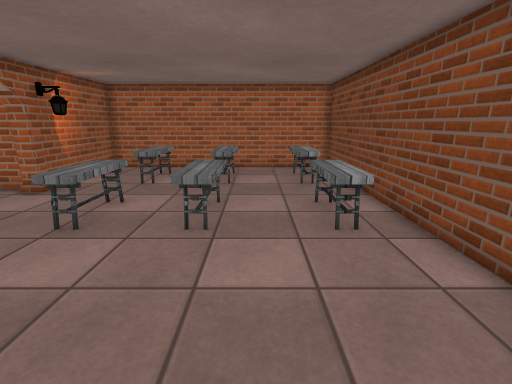
View 1 (above)

14 first-person views from a walk through a 3-D level made in the Unity game engine. The camera is 1.3 m above the floor, tilts 14° down and sees 85° across. The floor is counted in squares, 0.5 m on a side. Each view is taken from the middle of a square. On the plan, view 1 faces up. The plan holds only what a view shows up to about 19 squares ahead; the rest is blank. The place goes on beyond the plan. The player is left out. Door leaves are left out, so doorways stand open. Some surface patterns are stand-ins.

View 2
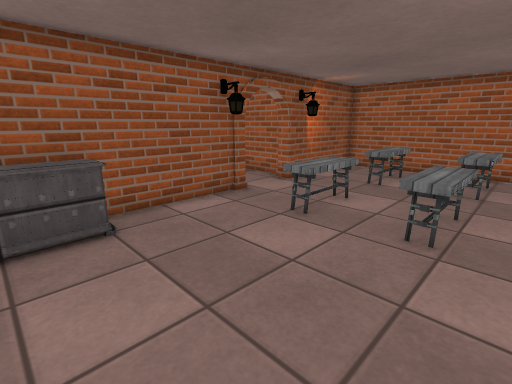

View 3
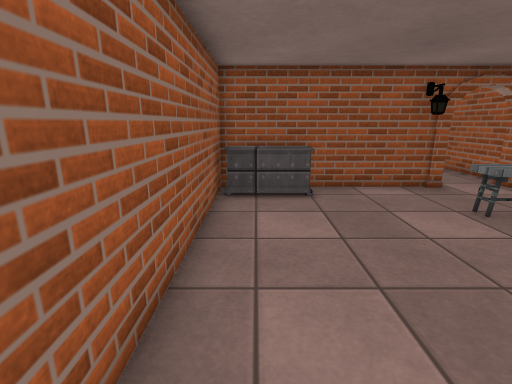

View 4
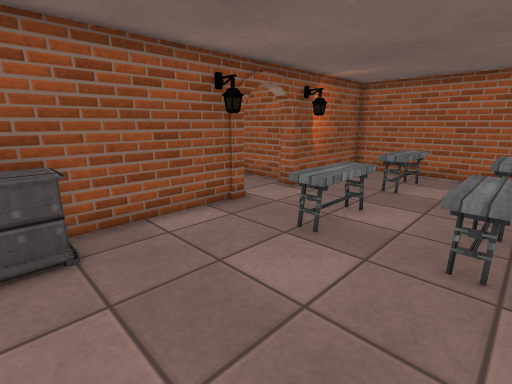

View 5
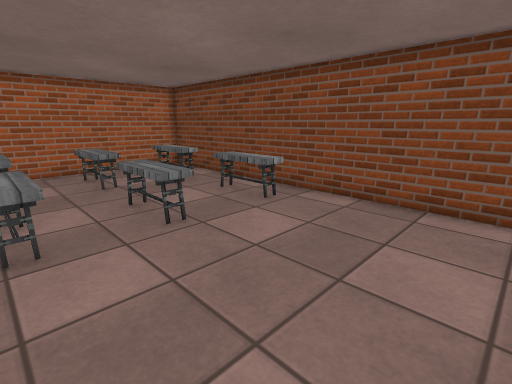

View 6
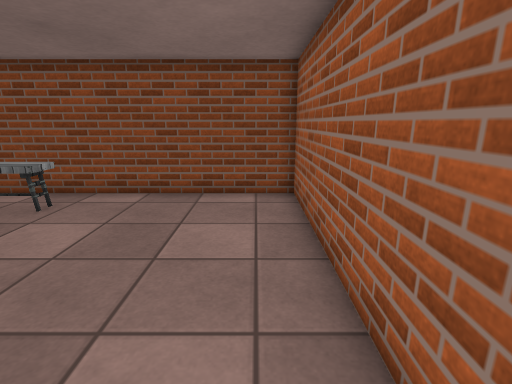

View 7
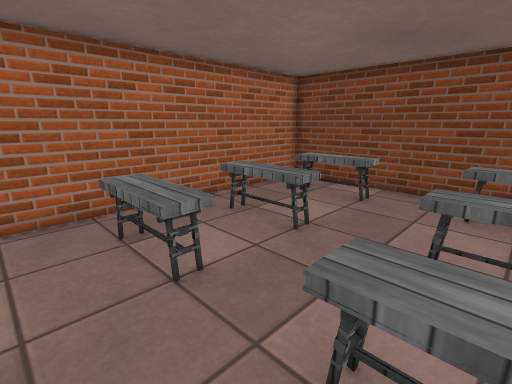

View 8
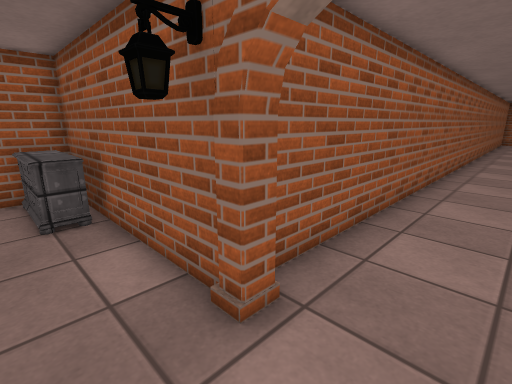

View 9
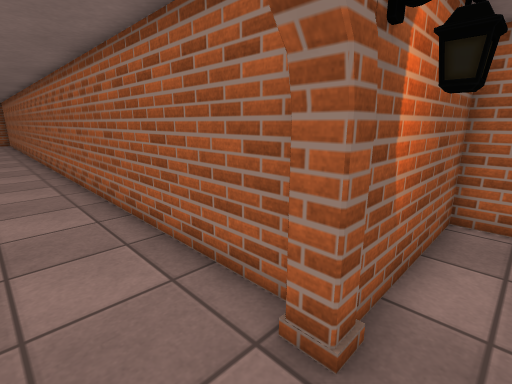

View 10
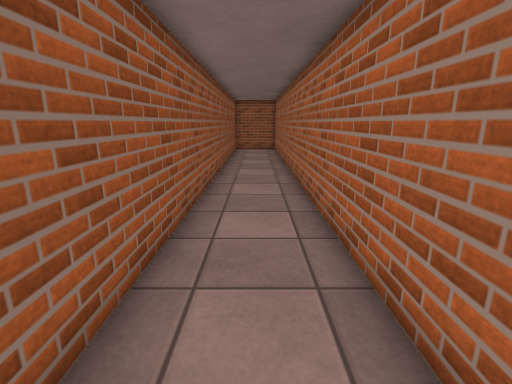

View 11
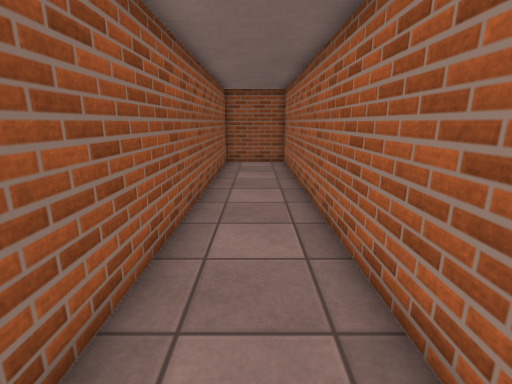

View 12
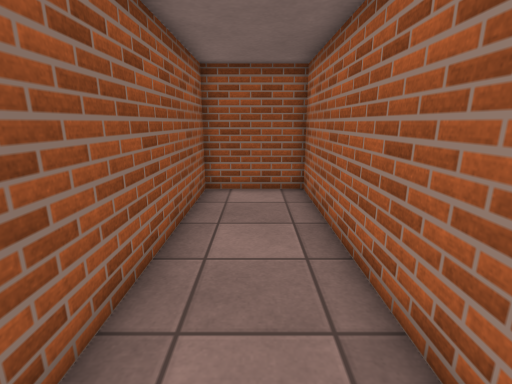

View 13
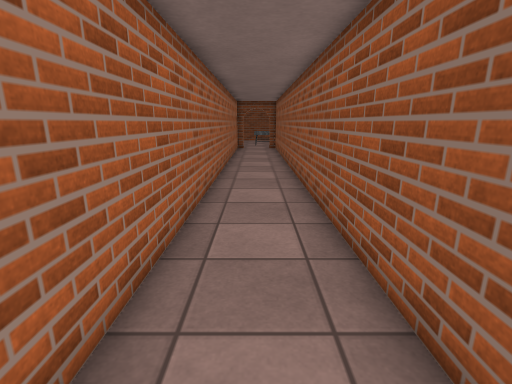

View 14
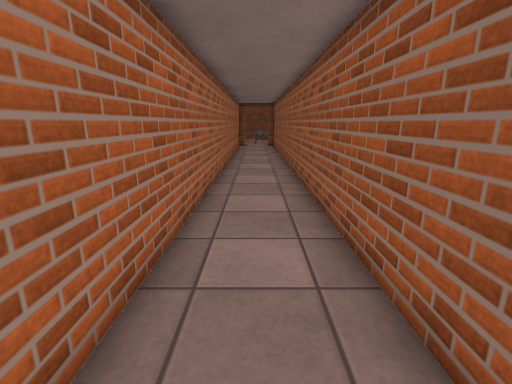

### Floor plan
Key: @ floor where view 1 was taken; # wall or solid block; x gap in a wall; . floor; D open door; = window, fence, low wall or low ledge.
Columns run from 49 left of view 1 to 4 right of it. Each row starts with its distance up from view 1.
 16                                          #############
 15                                          #..x..##..##
 14                                          #..==.==..=#
 13                                          #..==.==..=##
 12                                          #..##.##..=##
 11 ##########################################...........#
 10 #.......................................DD...........#
  9 #.......................................DD..##.##..###
  8 #.......................................DD..==.==..=##
  7 ##########################################..==.==..=##
  6                                          #.....##....#
  5                                          #...........#
  4                                          #...........#
  3                                          #...........#
  2                                          ##..........#
  1                                          #=..........#
  0                                          #=......@...#
 -1                                          #############

Positions as (right, up) in squares from view 1, and headings:
1: (0, 0), facing up
2: (0, 0), facing up-left
3: (3, 0), facing left
4: (-1, 1), facing up-left
5: (-5, 0), facing up-right
6: (-6, 0), facing right
7: (-7, 8), facing up-right
8: (-6, 10), facing down-left
9: (-7, 8), facing up-left
10: (-21, 9), facing left
11: (-30, 9), facing left
12: (-38, 9), facing left
13: (-38, 9), facing right
14: (-41, 9), facing right
